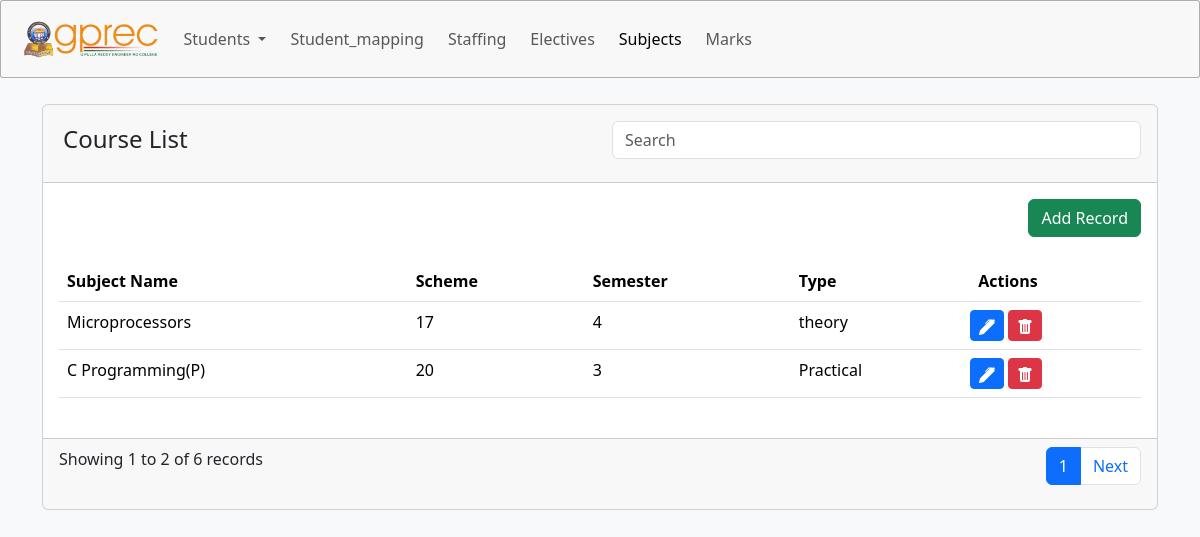
/show, run on an earlier commit of the app's database.
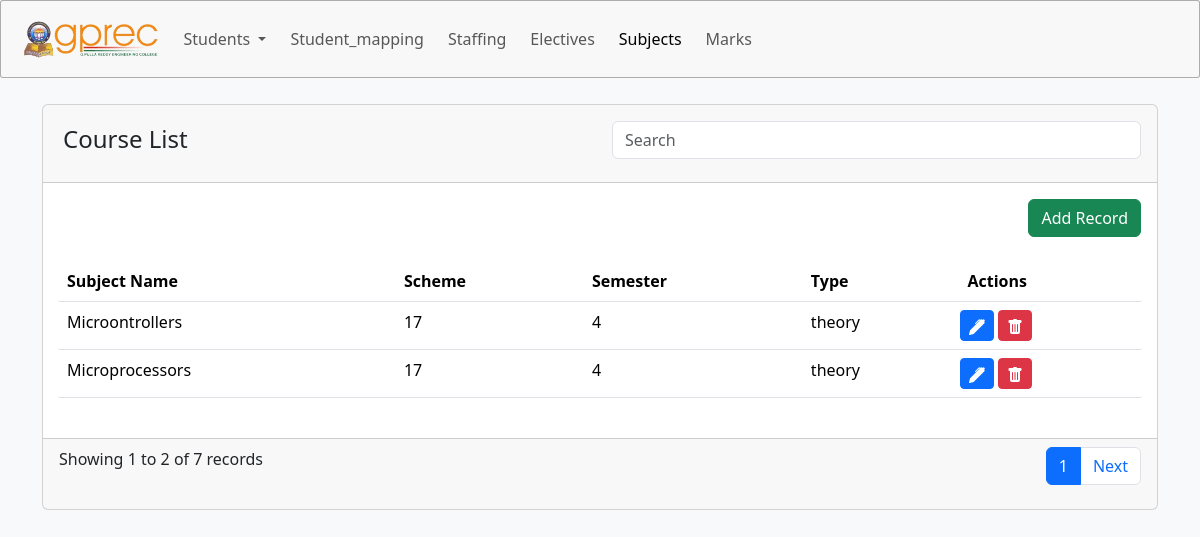
And on a later commit of the database.
### acad/models.py (models this page shows, shortened)
class Subjects(models.Model):
    course_code=models.CharField(max_length=10)
    subject=models.CharField(max_length=50)
    category=models.CharField(max_length=6)
    scheme=models.IntegerField()
    semester=models.CharField(max_length=10)
    type=models.CharField(max_length=10)
    credits=models.DecimalField(max_digits=10, decimal_places=2)
    end_exam_marks=models.IntegerField()
    cia_marks=models.IntegerField()
    total_marks=models.IntegerField()

### acad/views.py (the view)
# urls.py: path('show', views.show, name='show'),
def show(request):
    records = Subjects.objects.all().order_by('-id')
    page = request.GET.get('page', 1)
    records_per_page = 2
    paginator = Paginator(records, records_per_page)
    try:
        records = paginator.page(page)
    except EmptyPage:
        records = paginator.page(paginator.num_pages)
    return render(request, 'show.html', {'records': records})

### templates/show.html (shortened to what this page needs)
{% extends "base.html" %}
{% block body %}
<div class="container my-5">
    <div class="card">
        <div class="card-header p-3">
            <div class="row">
                <div class="col-md-6">
                    <h4 class="p-1">Course List</h4>
                </div>
                <div class="col-md-6 text-right">
                    <input type="text" class="form-control" placeholder="Search">
                </div>
            </div>
        </div>
        <div class="card-body">
            <div class="row">
                <div class="col">
                <a href="{% url 'subject' %}" class="btn btn-success float-end mb-4">Add Record</a>
                </div>
            </div>
            <div class="row">
            <div class="table-responsive">
                <table class="table">
                    <thead>
                    <tr>
                        <th>Subject Name</th>
                        <th>Scheme</th>
                        <th>Semester</th>
                        <th>Type</th>
                        <th>Actions</th>
                    </tr>
                    </thead>
                    <tbody>
                    {% for record in records %}
                        <tr>
                            <td>{{ record.subject }}</td>
                            <td>{{ record.scheme }}</td>
                            <td>{{ record.semester }}</td>
                            <td>{{ record.type }}</td>
                            <td class="mx-0 px-0">
                                <button class="btn btn-sm btn-primary" data-bs-toggle="modal" data-bs-target="#editModal{{ record.id }}">
                                </button>
                                <button class="btn btn-sm btn-danger" data-bs-toggle="modal" data-bs-target="#deleteModal{{ record.id }}">
                                </button>
                            </td>
                        </tr>
                    {% endfor %}
                    </tbody>
                </table>
            </div>
        </div>
        </div>
        <div class="card-footer mt-2">
            <div class="d-flex justify-content-between">
                <span>Showing {{ records.start_index }} to {{ records.end_index }} of {{ records.paginator.count }} records</span>
                <ul class="pagination">
                    <li class="page-item active"><span class="page-link">{{ records.number }}</span></li>
                    {% if records.has_next %}
                        <li class="page-item"><a class="page-link" href="?page={{ records.next_page_number }}">Next</a></li>
                    {% endif %}
                </ul>
            </div>
        </div>
    </div>
</div>
{% endblock body %}

What changed in the data, as far as the page shows it:
no longer on this page (row unchanged): Subjects: subject "C Programming(P)", scheme "20", semester "3", type "Practical"
added Subjects: subject "Microontrollers", scheme "17", semester "4", type "theory"
Also different on the page:
{{ records.paginator.count }}: "6" → "7"
